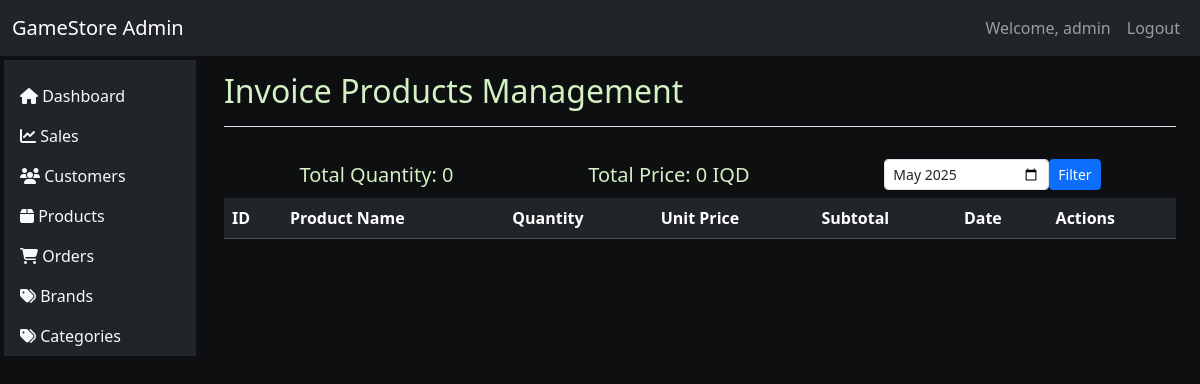
Page /admin/sales.php (signed in) on the earlier database version.
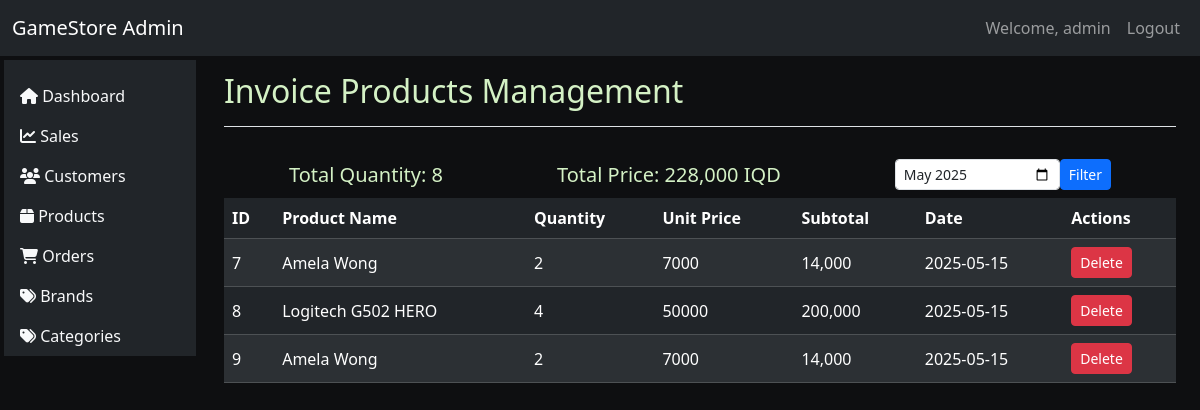
Same page on the later database version.
### tables this page shows
CREATE TABLE `invoice_products` (
  `id` int(11) NOT NULL,
  `invoice_id` int(11) NOT NULL,
  `product_id` int(11) NOT NULL,
  `quantity` int(11) NOT NULL,
  `price` double NOT NULL,
  `created_at` date NOT NULL DEFAULT current_timestamp()
);

CREATE TABLE `products` (
  `id` int(11) NOT NULL,
  `product_name` varchar(255) NOT NULL,
  `product_quantity` int(11) NOT NULL,
  `product_content` text NOT NULL,
  `product_price` double NOT NULL,
  `product_price_sell` double NOT NULL,
  `product_image` text NOT NULL,
  `brand_id` int(11) NOT NULL,
  `category_id` int(11) NOT NULL,
  `product_new` enum('true','false') NOT NULL,
  `created_at` date NOT NULL DEFAULT current_timestamp()
);

### app/php/admin/invoice_product/functions.php (called while the page is built, shortened)
<?php
function getAllInvoiceProducts($year, $month)
{
    global $connect;
    try {
        $sql = "SELECT invoice_products.*, products.product_name
        FROM invoice_products
        JOIN products ON invoice_products.product_id = products.id
        JOIN invoices ON invoice_products.invoice_id = invoices.id
        WHERE invoices.status = 'completed'
        AND YEAR(invoice_products.created_at) = :year
        AND MONTH(invoice_products.created_at) = :month";
        $stmt = $connect->prepare($sql);
        $stmt->bindParam(':year', $year, PDO::PARAM_INT);
        $stmt->bindParam(':month', $month, PDO::PARAM_INT);
        $stmt->execute();
        return $stmt->fetchAll(PDO::FETCH_ASSOC);
    } catch (PDOException $e) {
        error_log("Error getting all invoice products: " . $e->getMessage());
        return false;
    }
}
function getTotalInvoiceProducts($year, $month)
{
    global $connect;
    try {
        $sql = "SELECT SUM(invoice_products.price * invoice_products.quantity) AS total_price
         , SUM(invoice_products.quantity) AS total_quantity FROM invoice_products
         JOIN invoices ON invoice_products.invoice_id = invoices.id
         WHERE invoices.status = 'completed'
         AND YEAR(invoice_products.created_at) = :year
         AND MONTH(invoice_products.created_at) = :month";
        $stmt = $connect->prepare($sql);
        $stmt->bindParam(':year', $year, PDO::PARAM_INT);
        $stmt->bindParam(':month', $month, PDO::PARAM_INT);
        $stmt->execute();
        $result = $stmt->fetch(PDO::FETCH_ASSOC);
        return $result;
    } catch (PDOException $e) {
        error_log("Error calculating total invoice products price: " . $e->getMessage());
        return 0;
    }
}

### admin/sales.php (the view, shortened to what the changed rows need)
<?php
include "../app/php/config/config.php";
include "../app/php/admin/invoice/functions.php";
include "../app/php/admin/invoice_product/functions.php";
$currentYear = date('Y');
$currentMonth = date('m');
$invoice_products = getAllInvoiceProducts($currentYear, $currentMonth);
$total_invoice_products = getTotalInvoiceProducts($currentYear, $currentMonth);
include "../components/admin/app.php";
?>
<div class="container-fluid">
    <div class="row">
        <main role="main" class="col-md-10 ml-sm-auto px-4">
            <div class="d-flex justify-content-between flex-wrap flex-md-nowrap align-items-center pt-3 pb-2 mb-3 border-bottom">
                <h2>Invoice Products Management</h2>
            </div>
            <div class="mt-4 p-2  rounded">
                <div class="d-flex flex-column flex-md-row justify-content-md-around align-items-center">
                    <h5 class="mb-3 mb-md-0">Total Quantity: <?php echo number_format($total_invoice_products['total_quantity']); ?></h5>
                    <h5 class="mb-3 mb-md-0">Total Price: <?php echo number_format($total_invoice_products['total_price']); ?> IQD</h5>
                    <div class="mt-3 mt-md-0">
                        <form action="<?php htmlspecialchars($_SERVER['PHP_SELF']); ?>" method="post" class="d-flex align-items-center">
                        </form>
                    </div>
                </div>
            </div>
            <div class="table-responsive">
                <table class="table table-dark table-striped">
                    <thead>
                        <tr>
                            <th>ID</th>
                            <th>Product Name</th>
                            <th>Quantity</th>
                            <th>Unit Price</th>
                            <th>Subtotal</th>
                            <th>Date</th>
                            <th>Actions</th>
                        </tr>
                    </thead>
                    <tbody>
                        <?php foreach ($invoice_products as $item): ?>
                            <tr>
                                <td><?php echo $item['id']; ?></td>
                                <td><?php echo $item['product_name']; ?></td>
                                <td><?php echo $item['quantity']; ?></td>
                                <td><?php echo $item['price']; ?></td>
                                <td><?php echo number_format($item['price'] * $item['quantity']); ?></td>
                                <td><?php echo $item['created_at']; ?></td>
                                <td>
                                    <form method="POST" action="<?php htmlspecialchars($_SERVER['PHP_SELF']); ?>"
                                        style="display:inline;" onsubmit="return confirm('Are you sure you want to delete this product?');">
                                        <button type="submit" name="delete" class="btn btn-danger btn-sm">Delete</button>
                                    </form>
                                </td>
                            </tr>
                        <?php endforeach; ?>
                    </tbody>
                </table>
            </div>
        </main>
    </div>
</div>
<?php include "../components/admin/footer.php"; ?>

Differences in the rows shown:
added invoice_products: id "7", product.product_name "Amela Wong", quantity "2", price "7000", $item['price'] * $item['quantity'] "14,000", created_at "2025-05-15"
added invoice_products: id "8", product.product_name "Logitech G502 HERO", quantity "4", price "50000", $item['price'] * $item['quantity'] "200,000", created_at "2025-05-15"
added invoice_products: id "9", product.product_name "Amela Wong", quantity "2", price "7000", $item['price'] * $item['quantity'] "14,000", created_at "2025-05-15"
Other differences:
$total_invoice_products['total_quantity']: "0" → "8"
$total_invoice_products['total_price']: "0" → "228,000"
